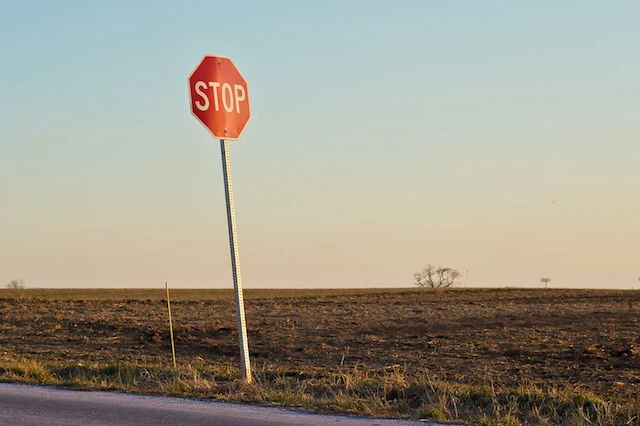
#> input picture test_images/13637753574_e7c23b5d4a_b.webp, 640 x 426 px; its folder holds only this picture in this run
$ python main.py
#> lines starting #> are read from the running program, lines starting #| are printed output that depends on the picture; after the words box and inside, x2 and y2 are one past the last pixel; in counts of white or black regions, pixels touching at a corner belong together
import cv2
import os

haar_classifier = cv2.CascadeClassifier("haarcascade_stop_sign.xml")

testDirectoryName = "test_images"

for image in os.listdir(testDirectoryName):

    img = cv2.imread(f"{testDirectoryName}/{image}")
#> img is the input picture: shape (426, 640, 3); mean B, G, R 141.3, 154.9, 159.4

    img_gray = cv2.cvtColor(img, cv2.COLOR_BGR2GRAY)
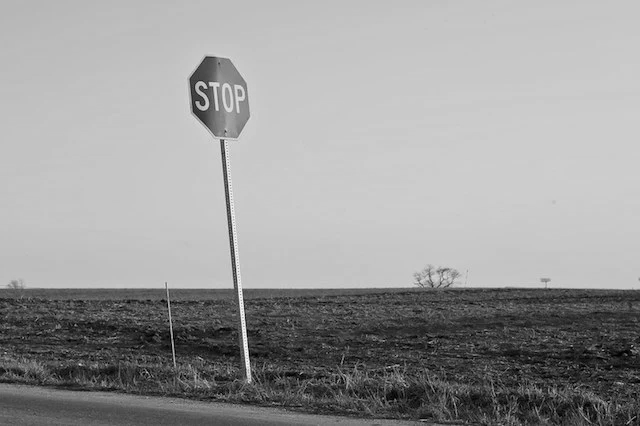
#> img_gray: shape (426, 640); min 0, max 251, mean 154.7

    founded_objects = haar_classifier.detectMultiScale(img_gray, minSize =(80, 80))
#> founded_objects = [[166, 45, 102, 102]]

    amount_found = len(founded_objects)
#> amount_found = 1

    if amount_found != 0:

        for (x, y, width, height) in founded_objects:
            cv2.rectangle(img, (x, y), (x + height, y + width), (0, 255, 0), 5)
#> this loop made 1 pass
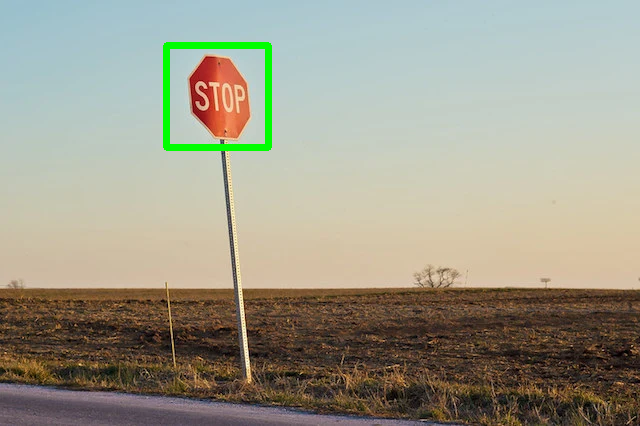
#> img: shape (426, 640, 3); 1.04% of pixels changed, all inside (x1, y1, x2, y2) = (163, 42, 272, 151)

    cv2.imshow(image, img)

while True:
    k=cv2.waitKey(1) & 0xFF
#> (key Esc is pressed here)
    if k==27:
        break

cv2.destroyAllWindows()

$ run again, on test_images/images.jpeg
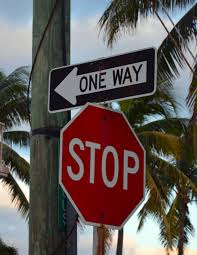
#> input picture test_images/images.jpeg, 197 x 255 px
#> img is the input picture: shape (255, 197, 3); mean B, G, R 86.2, 89.1, 98.7
#> `img_gray = cv2.cvtColor(img, cv2.COLOR_BGR2GRAY)`:
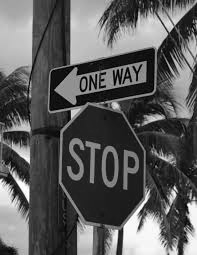
#> img_gray: shape (255, 197); min 0, max 255, mean 91.6
#> founded_objects = [[43, 106, 118, 118]]
#> amount_found = 1
#> the loop `for (x, y, width, height) in founded_objects:` made 1 pass
#> after the loop `for (x, y, width, height) in founded_objects:`:
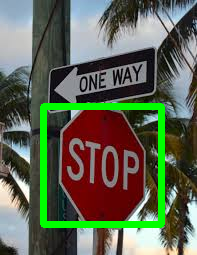
#> img: shape (255, 197, 3); 6.54% of pixels changed, all inside (x1, y1, x2, y2) = (40, 103, 165, 228)

$ run again, on test_images/stop-sign1.jpg
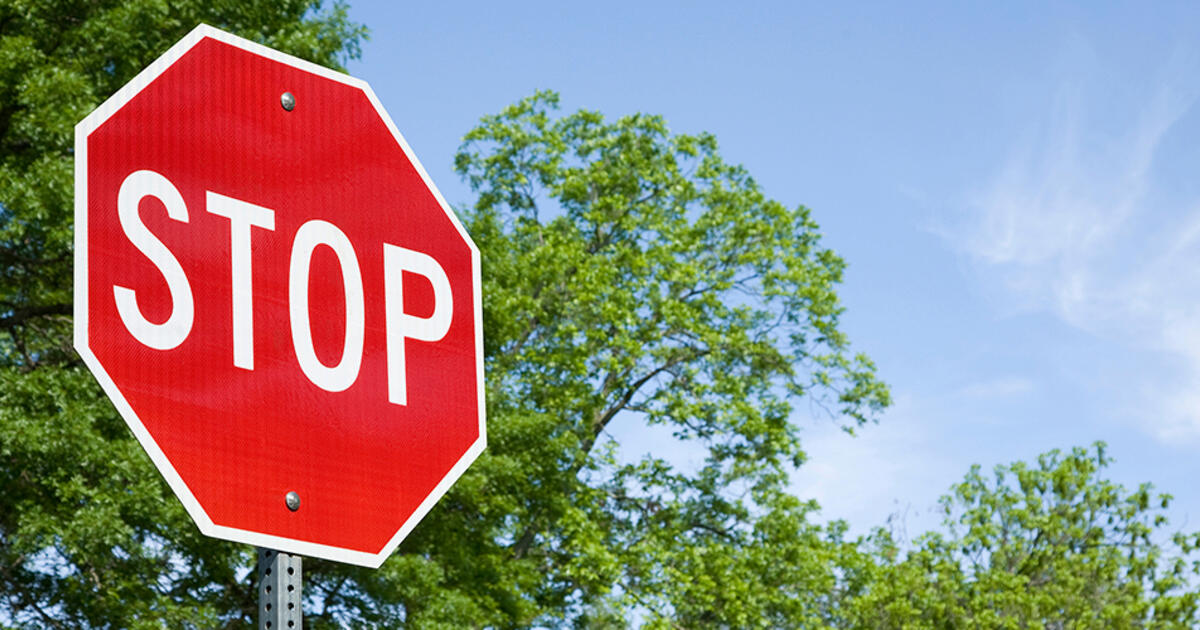
#> input picture test_images/stop-sign1.jpg, 1200 x 630 px
#> img is the input picture: shape (630, 1200, 3); mean B, G, R 134, 138.7, 148.1
#> `img_gray = cv2.cvtColor(img, cv2.COLOR_BGR2GRAY)`:
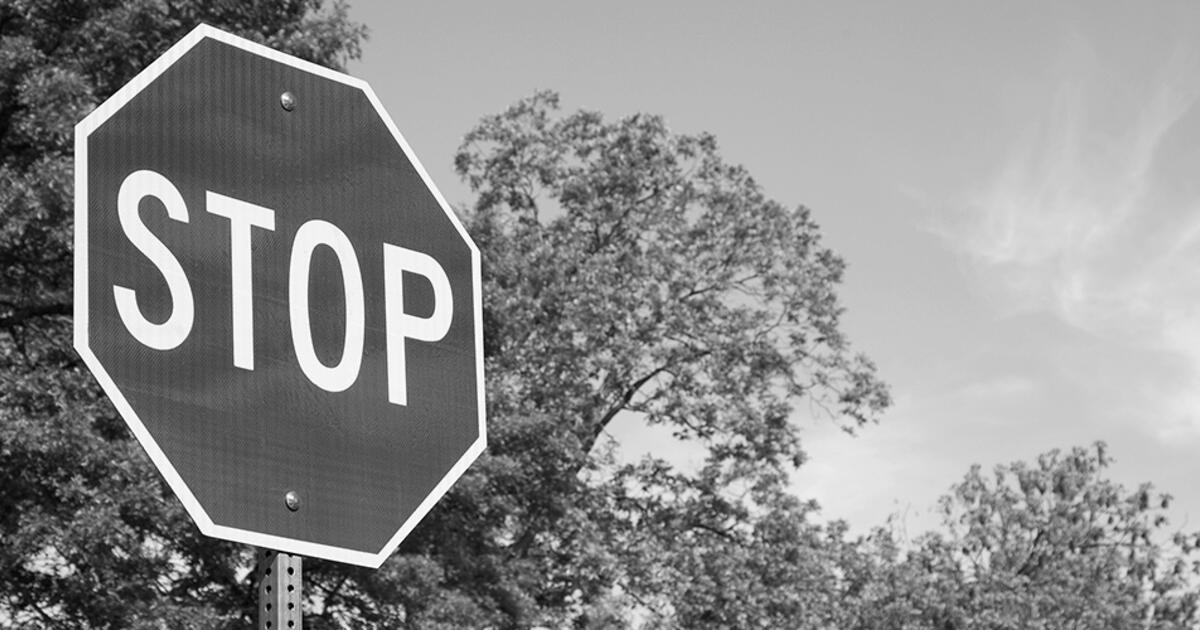
#> img_gray: shape (630, 1200); min 0, max 255, mean 140.9
#> founded_objects = [[85, 70, 472, 472]]
#> amount_found = 1
#> the loop `for (x, y, width, height) in founded_objects:` made 1 pass
#> after the loop `for (x, y, width, height) in founded_objects:`:
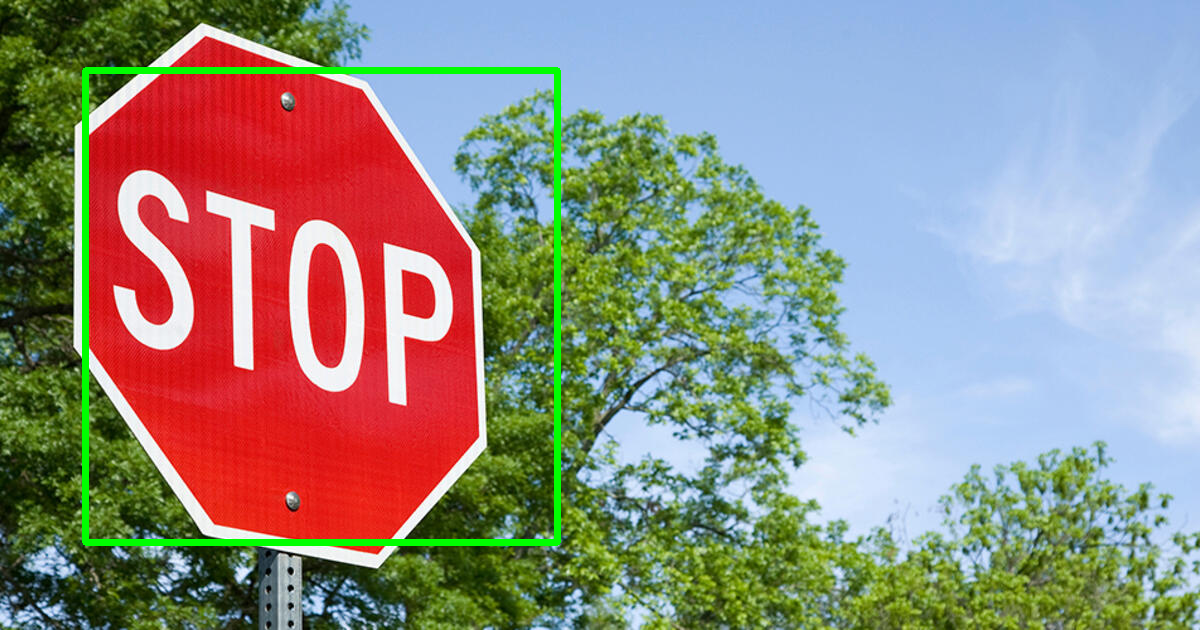
#> img: shape (630, 1200, 3); 1.75% of pixels changed, all inside (x1, y1, x2, y2) = (82, 67, 561, 546)

$ run again, on test_images/4way.webp
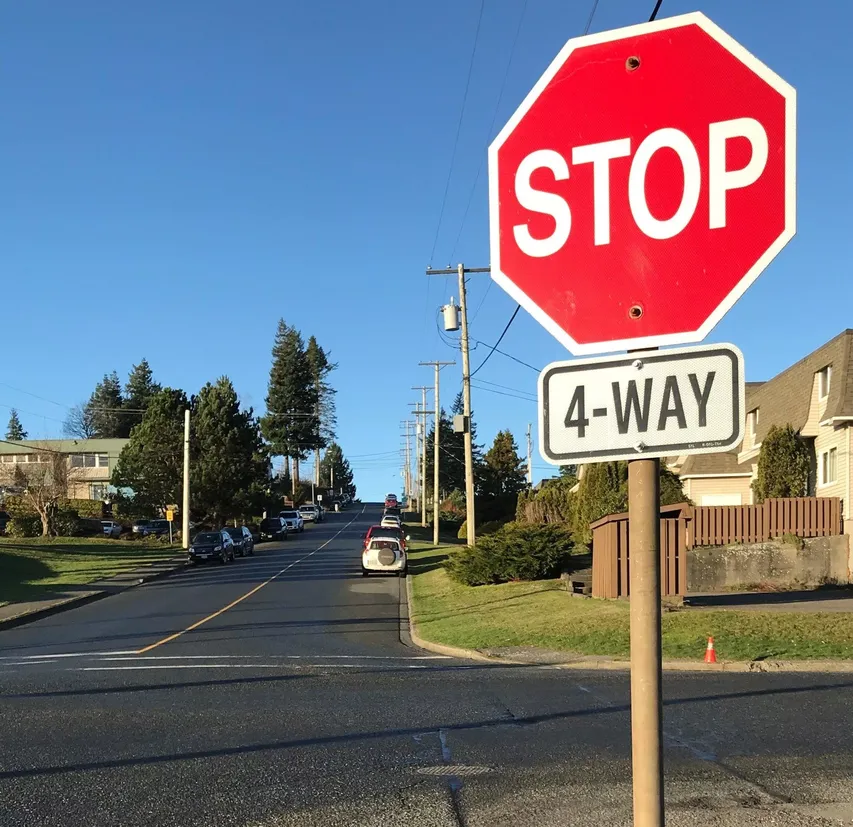
#> input picture test_images/4way.webp, 853 x 827 px, shrunk from 2141 x 2075 before the run
#> img is the input picture: shape (827, 853, 3); mean B, G, R 128.5, 114.9, 114.7
#> `img_gray = cv2.cvtColor(img, cv2.COLOR_BGR2GRAY)`:
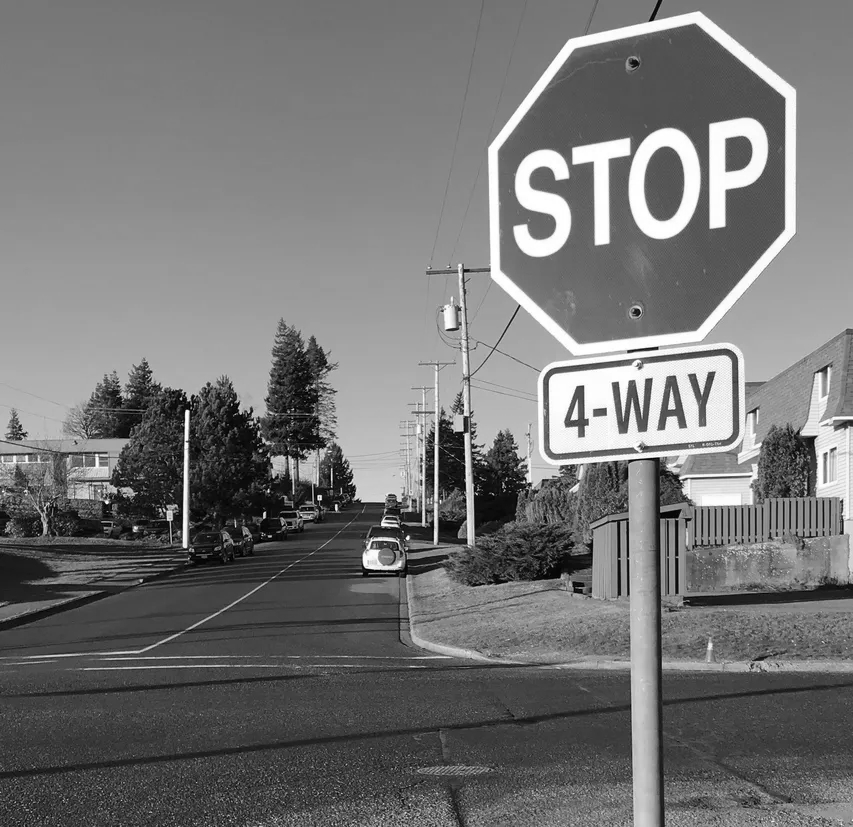
#> img_gray: shape (827, 853); min 0, max 255, mean 116.4
#> founded_objects = [[473, 24, 330, 330]]
#> amount_found = 1
#> the loop `for (x, y, width, height) in founded_objects:` made 1 pass
#> after the loop `for (x, y, width, height) in founded_objects:`:
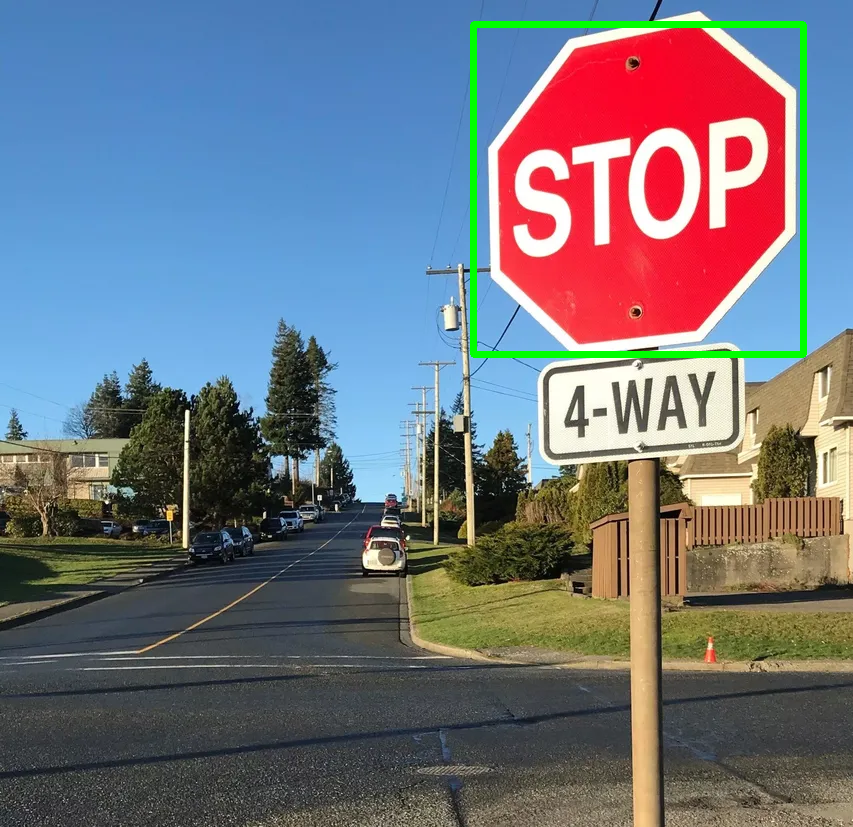
#> img: shape (827, 853, 3); 1.31% of pixels changed, all inside (x1, y1, x2, y2) = (470, 21, 807, 358)
